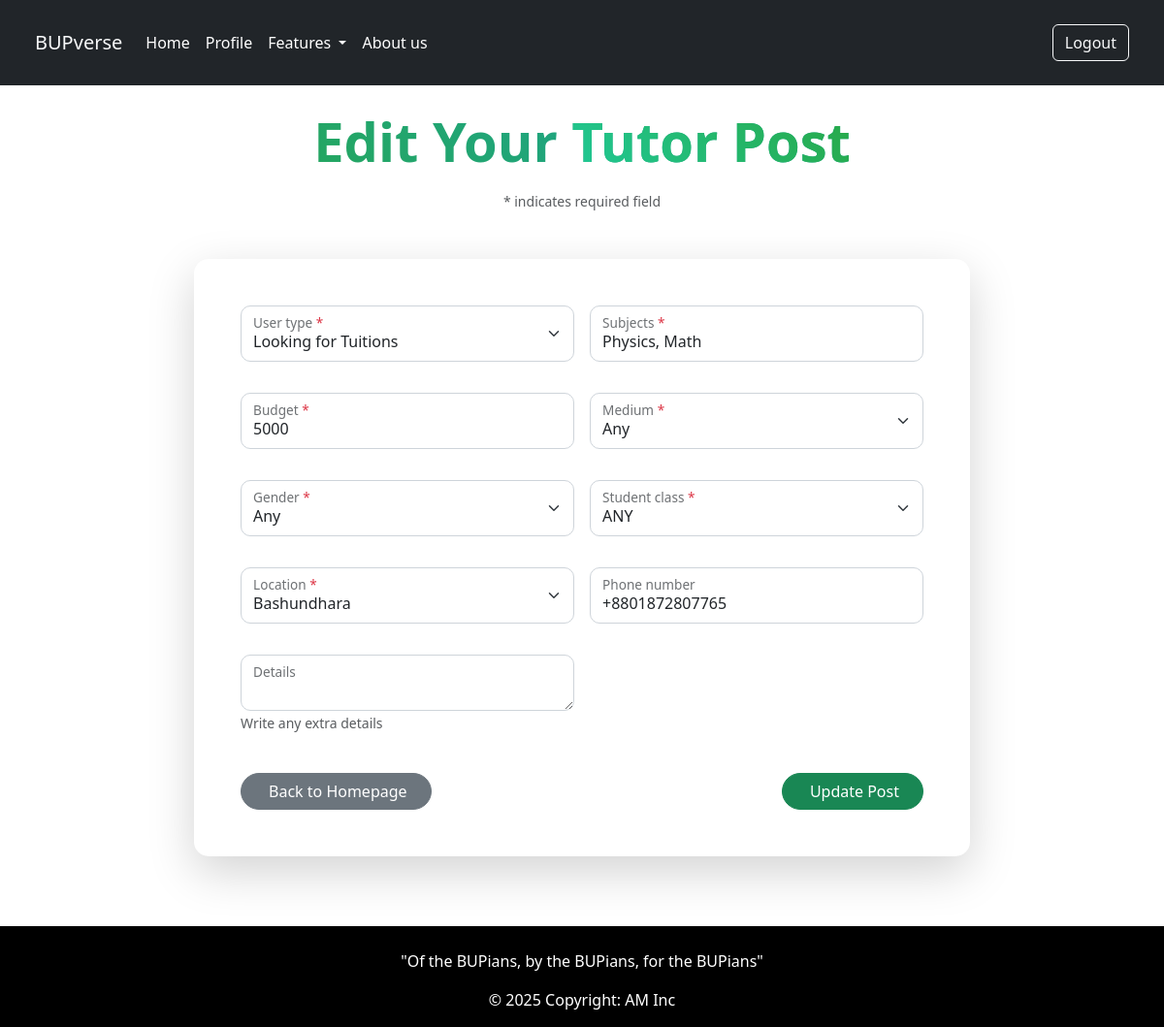
/tutor/nextDoorposts/edit/9/ (signed in), run on the app's committed database.
### tutor_matching/models.py (models this page shows, shortened)
class nextDoorPost(models.Model):
    user = models.OneToOneField(User, on_delete=models.CASCADE)
    user_type = models.CharField(max_length=16, choices=USER_TYPE_CHOICES)
    subjects = models.CharField(max_length=255)
    budget = models.IntegerField()
    medium = models.CharField(max_length=50,choices=MEDIUM_CHOICES)
    gender = models.CharField(max_length=10,choices=GENDER_CHOICES)
    location = models.CharField(max_length=100, choices=LOCATION_CHOICES)
    phone_number = PhoneNumberField(blank=True)
    student_class = models.CharField(max_length=10, choices=CLASS_CHOICES)
    details = models.TextField(blank=True, null=True, help_text="Write any extra details")
    latitude = models.FloatField(blank=True, null=True)
    longitude = models.FloatField(blank=True, null=True)
    created_at = models.DateTimeField(auto_now_add=True)

### tutor_matching/views.py (the view)
# urls.py: path('nextDoorposts/edit/<int:post_id>/', views.nextDoor_post_edit, name='nextDoor_post_edit'),
@login_required
def nextDoor_post_edit(request, post_id):
    post = get_object_or_404(nextDoorPost, pk=post_id)
    if request.method == "POST":
        form = nextDoorPostForm(request.POST, request.FILES, instance=post)
        if form.is_valid():
            post = form.save(commit=False)
            if post.location:
                lat, lon = geocode_with_ors(post.location)
                if lat and lon:
                    post.latitude = lat
                    post.longitude = lon
            post.user = request.user
            post.save()
            return redirect('nextDoor_profile')
    else:
        form = nextDoorPostForm(instance=post)
    return render(request, 'nextDoor_post_form.html', {'form': form})

### tutor_matching/forms.py
class nextDoorPostForm(forms.ModelForm):
    class Meta:
        model = nextDoorPost
        fields = [
            'user_type',
            'subjects',
            'budget',
            'medium',
            'gender',
            'student_class',
            'location',
            'phone_number',
            'details',
        ]

### tutor_matching/templates/nextDoor_post_form.html (shortened to what this page needs)
{% extends "layout.html" %}
{% load static %}
{% block content %}
<div class="container py-4">
  <div class="text-center mb-5">
    <h1 class="display-4 fw-bold mb-3 text-gradient-primary">
      {% if form.instance.pk %}
        Edit Your <span class="text-gradient-success">Tutor Post</span>
      {% else %}
        Create a <span class="text-gradient-success">New Post</span>
      {% endif %}
    </h1>
    <p class="text-muted"><small>* indicates required field</small></p>
  </div>
  <div class="card border-0 shadow-lg mx-auto" style="border-radius: 15px; max-width: 800px;">
    <div class="card-body p-5">
      <form method="post" enctype="multipart/form-data">
        <div class="row g-3">
          {% for field in form %}
          <div class="col-md-6">
            <div class="form-floating mb-3">
              {{ field }}
              <label for="{{ field.id_for_label }}">
                {% if field.field.required %}<span class="text-danger">*</span>{% endif %}
              </label>
              {% if field.help_text %}
                <small class="form-text text-muted">{{ field.help_text }}</small>
              {% endif %}
            </div>
          </div>
          {% endfor %}
        </div>
        <div class="d-flex justify-content-between mt-4">
          <a href="{% url 'nextDoor_homepage' %}" class="btn btn-secondary rounded-pill px-4">
             Back to Homepage
          </a>
          <button class="btn btn-success rounded-pill px-4" type="submit">
            {% if form.instance.pk %}Update Post{% else %}Create Post{% endif %}
          </button>
        </div>
      </form>
    </div>
  </div>
</div>
<div class="position-fixed top-0 start-0 w-100 h-100" style="pointer-events: none; z-index: -1;">
  <div class="position-absolute top-0 start-0 w-100 h-100 bg-gradient-primary opacity-5"></div>
</div>
{% endblock %}

### tutor_matching/templates/nextDoor_post_form.html (style rules this page uses)
.text-gradient-primary { background: linear-gradient(45deg, #28a745, #17a2b8); -webkit-background-clip: text; background-clip: text; -webkit-text-fill-color: transparent; }
.text-gradient-success { background: linear-gradient(45deg, #20c997, #28a745); -webkit-background-clip: text; background-clip: text; -webkit-text-fill-color: transparent; }
.form-control, .form-select { border-radius: 10px; padding: 12px; border: 1px solid #ced4da; }
.form-floating label { padding: 1rem 0.75rem; }

### data on the page
nextDoorPost: form "Looking for Tuitions" "Physics, Math" "5000" "Any" "Any" "ANY" "Bashundhara" "+8801872807765"

### other printed values
{{ field.help_text }} "Write any extra details"
